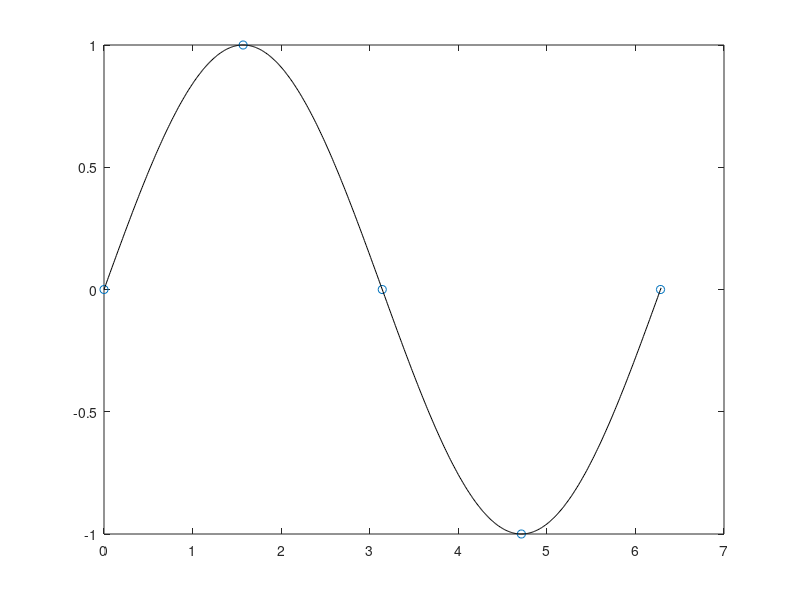

The MATLAB script that drew this image: (Note: this script raises an error after producing the figure.)
## Author: marius <marius@mjolnir>
## Created: 2019-04-15

function [] = testInterpolation ()
  x = [0, pi / 2, pi, 3 * pi / 2, 2 * pi];
  f = [0, 1, 0, -1, 0];
  fp = [1, 0, -1, 0, 1];
  plot(x, f, 'o');
  hold on;
  xg = 0:0.01:2*pi+0.01;
  yg = sin(xg);
  plot(xg, yg, 'k');
  
  xl = xg;
  yl = lagrangeInterpolation(x, f, xl);
  plot(xl, yl, 'r');
  
  #xh = xg;
  #yg = hermiteInterpolation(x, f, fp, xh);
  #plot(xh, yh, 'b');
  
  x1 = lagrangeInterpolation(x, f, pi / 4)
endfunction
